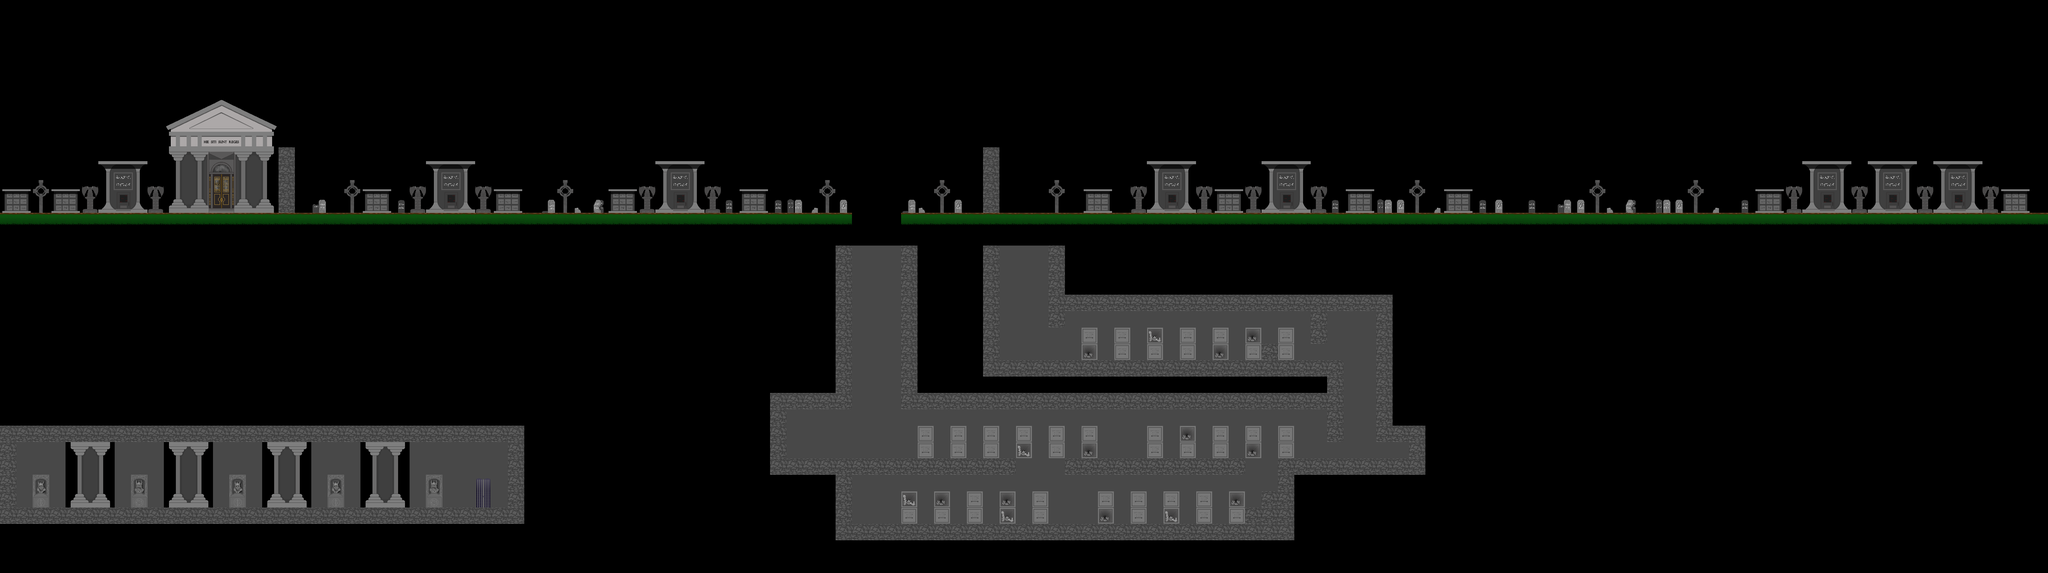

This is a level from a 2D game, rendered from its Tiled map with the project's own tilesets. A one-line summary and the map file follow, with tile-layer data summarised:
An orthogonal 125x35 tile map with 64x64 px tiles, 2 tile layers (derriere, solides), 1 hidden layer not drawn and 91 objects (escalier, checkPoint4, checkPoint3, checkPoint1, checkPoint2, ...).

<map version="1.4" tiledversion="1.4.3" orientation="orthogonal" renderorder="right-down" width="125" height="35" tilewidth="64" tileheight="64" infinite="0" nextlayerid="21" nextobjectid="124">
 <tileset firstgid="1" name="tableauTiledTilesetCimetiere2" tilewidth="64" tileheight="64" tilecount="147" columns="21">
  <image source="tableauTiledTilesetCimetiere2.png" width="1344" height="448" />
  <tile id="0">
   <properties>
    <property name="collides" type="bool" value="true" />
   </properties>
  </tile>
  <tile id="1">
   <properties>
    <property name="collides" type="bool" value="false" />
   </properties>
  </tile>
  <tile id="2">
   <properties>
    <property name="collides" type="bool" value="false" />
   </properties>
  </tile>
  <tile id="3">
   <properties>
    <property name="collides" type="bool" value="false" />
   </properties>
  </tile>
  <tile id="4">
   <properties>
    <property name="collides" type="bool" value="false" />
   </properties>
  </tile>
  <tile id="5">
   <properties>
    <property name="collides" type="bool" value="true" />
   </properties>
  </tile>
  <tile id="6">
   <properties>
    <property name="collides" type="bool" value="true" />
   </properties>
  </tile>
  <tile id="7">
   <properties>
    <property name="collides" type="bool" value="false" />
   </properties>
  </tile>
  <tile id="8">
   <properties>
    <property name="collides" type="bool" value="false" />
   </properties>
  </tile>
  <tile id="9">
   <properties>
    <property name="collides" type="bool" value="false" />
   </properties>
  </tile>
  <tile id="10">
   <properties>
    <property name="collides" type="bool" value="true" />
   </properties>
  </tile>
  <tile id="11">
   <properties>
    <property name="collides" type="bool" value="true" />
   </properties>
  </tile>
  <tile id="12">
   <properties>
    <property name="collides" type="bool" value="false" />
   </properties>
  </tile>
  <tile id="13">
   <properties>
    <property name="collides" type="bool" value="false" />
   </properties>
  </tile>
  <tile id="14">
   <properties>
    <property name="collides" type="bool" value="false" />
   </properties>
  </tile>
  <tile id="15">
   <properties>
    <property name="collides" type="bool" value="false" />
   </properties>
  </tile>
  <tile id="16">
   <properties>
    <property name="collides" type="bool" value="false" />
   </properties>
  </tile>
  <tile id="17">
   <properties>
    <property name="collides" type="bool" value="false" />
   </properties>
  </tile>
  <tile id="18">
   <properties>
    <property name="collides" type="bool" value="false" />
   </properties>
  </tile>
  <tile id="21">
   <properties>
    <property name="collides" type="bool" value="false" />
   </properties>
  </tile>
  <tile id="22">
   <properties>
    <property name="collides" type="bool" value="false" />
   </properties>
  </tile>
  <tile id="23">
   <properties>
    <property name="collides" type="bool" value="false" />
   </properties>
  </tile>
  <tile id="24">
   <properties>
    <property name="collides" type="bool" value="false" />
   </properties>
  </tile>
  <tile id="25">
   <properties>
    <property name="collides" type="bool" value="false" />
   </properties>
  </tile>
  <tile id="26">
   <properties>
    <property name="collides" type="bool" value="false" />
   </properties>
  </tile>
  <tile id="27">
   <properties>
    <property name="collides" type="bool" value="false" />
   </properties>
  </tile>
  <tile id="28">
   <properties>
    <property name="collides" type="bool" value="false" />
   </properties>
  </tile>
  <tile id="29">
   <properties>
    <property name="collides" type="bool" value="false" />
   </properties>
  </tile>
  <tile id="30">
   <properties>
    <property name="collides" type="bool" value="false" />
   </properties>
  </tile>
  <tile id="31">
   <properties>
    <property name="collides" type="bool" value="true" />
   </properties>
  </tile>
  <tile id="32">
   <properties>
    <property name="collides" type="bool" value="true" />
   </properties>
  </tile>
  <tile id="33">
   <properties>
    <property name="collides" type="bool" value="false" />
   </properties>
  </tile>
  <tile id="34">
   <properties>
    <property name="collides" type="bool" value="false" />
   </properties>
  </tile>
  <tile id="35">
   <properties>
    <property name="collides" type="bool" value="false" />
   </properties>
  </tile>
  <tile id="36">
   <properties>
    <property name="collides" type="bool" value="false" />
   </properties>
  </tile>
  <tile id="37">
   <properties>
    <property name="collides" type="bool" value="false" />
   </properties>
  </tile>
  <tile id="38">
   <properties>
    <property name="collides" type="bool" value="false" />
   </properties>
  </tile>
  <tile id="39">
   <properties>
    <property name="collides" type="bool" value="false" />
   </properties>
  </tile>
  <tile id="42">
   <properties>
    <property name="collides" type="bool" value="false" />
   </properties>
  </tile>
  <tile id="43">
   <properties>
    <property name="collides" type="bool" value="false" />
   </properties>
  </tile>
  <tile id="44">
   <properties>
    <property name="collides" type="bool" value="false" />
   </properties>
  </tile>
  <tile id="45">
   <properties>
    <property name="collides" type="bool" value="false" />
   </properties>
  </tile>
  <tile id="46">
   <properties>
    <property name="collides" type="bool" value="false" />
   </properties>
  </tile>
  <tile id="47">
   <properties>
    <property name="collides" type="bool" value="true" />
   </properties>
  </tile>
  <tile id="48">
   <properties>
    <property name="collides" type="bool" value="false" />
   </properties>
  </tile>
  <tile id="49">
   <properties>
    <property name="collides" type="bool" value="false" />
   </properties>
  </tile>
  <tile id="50">
   <properties>
    <property name="collides" type="bool" value="false" />
   </properties>
  </tile>
  <tile id="51">
   <properties>
    <property name="collides" type="bool" value="false" />
   </properties>
  </tile>
  <tile id="52">
   <properties>
    <property name="collides" type="bool" value="false" />
   </properties>
  </tile>
  <tile id="53">
   <properties>
    <property name="collides" type="bool" value="false" />
   </properties>
  </tile>
  <tile id="54">
   <properties>
    <property name="collides" type="bool" value="false" />
   </properties>
  </tile>
  <tile id="55">
   <properties>
    <property name="collides" type="bool" value="false" />
   </properties>
  </tile>
  <tile id="56">
   <properties>
    <property name="collides" type="bool" value="false" />
   </properties>
  </tile>
  <tile id="57">
   <properties>
    <property name="collides" type="bool" value="false" />
   </properties>
  </tile>
  <tile id="58">
   <properties>
    <property name="collides" type="bool" value="false" />
   </properties>
  </tile>
  <tile id="59">
   <properties>
    <property name="collides" type="bool" value="false" />
   </properties>
  </tile>
  <tile id="60">
   <properties>
    <property name="collides" type="bool" value="false" />
   </properties>
  </tile>
  <tile id="63">
   <properties>
    <property name="collides" type="bool" value="false" />
   </properties>
  </tile>
  <tile id="64">
   <properties>
    <property name="collides" type="bool" value="false" />
   </properties>
  </tile>
  <tile id="65">
   <properties>
    <property name="collides" type="bool" value="false" />
   </properties>
  </tile>
  <tile id="66">
   <properties>
    <property name="collides" type="bool" value="false" />
   </properties>
  </tile>
  <tile id="67">
   <properties>
    <property name="collides" type="bool" value="false" />
   </properties>
  </tile>
  <tile id="68">
   <properties>
    <property name="collides" type="bool" value="true" />
   </properties>
  </tile>
  <tile id="69">
   <properties>
    <property name="collides" type="bool" value="true" />
   </properties>
  </tile>
  <tile id="70">
   <properties>
    <property name="collides" type="bool" value="true" />
   </properties>
  </tile>
  <tile id="71">
   <properties>
    <property name="collides" type="bool" value="true" />
   </properties>
  </tile>
  <tile id="72">
   <properties>
    <property name="collides" type="bool" value="true" />
   </properties>
  </tile>
  <tile id="73">
   <properties>
    <property name="collides" type="bool" value="true" />
   </properties>
  </tile>
  <tile id="74">
   <properties>
    <property name="collides" type="bool" value="false" />
   </properties>
  </tile>
  <tile id="75">
   <properties>
    <property name="collides" type="bool" value="false" />
   </properties>
  </tile>
  <tile id="76">
   <properties>
    <property name="collides" type="bool" value="false" />
   </properties>
  </tile>
  <tile id="77">
   <properties>
    <property name="collides" type="bool" value="false" />
   </properties>
  </tile>
  <tile id="78">
   <properties>
    <property name="collides" type="bool" value="false" />
   </properties>
  </tile>
  <tile id="79">
   <properties>
    <property name="collides" type="bool" value="false" />
   </properties>
  </tile>
  <tile id="80">
   <properties>
    <property name="collides" type="bool" value="false" />
   </properties>
  </tile>
  <tile id="81">
   <properties>
    <property name="collides" type="bool" value="false" />
   </properties>
  </tile>
  <tile id="84">
   <properties>
    <property name="collides" type="bool" value="false" />
   </properties>
  </tile>
  <tile id="85">
   <properties>
    <property name="collides" type="bool" value="false" />
   </properties>
  </tile>
  <tile id="86">
   <properties>
    <property name="collides" type="bool" value="false" />
   </properties>
  </tile>
  <tile id="87">
   <properties>
    <property name="collides" type="bool" value="false" />
   </properties>
  </tile>
  <tile id="88">
   <properties>
    <property name="collides" type="bool" value="false" />
   </properties>
  </tile>
  <tile id="89">
   <properties>
    <property name="collides" type="bool" value="false" />
   </properties>
  </tile>
  <tile id="90">
   <properties>
    <property name="collides" type="bool" value="true" />
   </properties>
  </tile>
  <tile id="91">
   <properties>
    <property name="collides" type="bool" value="true" />
   </properties>
  </tile>
  <tile id="92">
   <properties>
    <property name="collides" type="bool" value="true" />
   </properties>
  </tile>
  <tile id="93">
   <properties>
    <property name="collides" type="bool" value="true" />
   </properties>
  </tile>
  <tile id="94">
   <properties>
    <property name="collides" type="bool" value="true" />
   </properties>
  </tile>
  <tile id="95">
   <properties>
    <property name="collides" type="bool" value="false" />
   </properties>
  </tile>
  <tile id="96">
   <properties>
    <property name="collides" type="bool" value="false" />
   </properties>
  </tile>
  <tile id="97">
   <properties>
    <property name="collides" type="bool" value="false" />
   </properties>
  </tile>
  <tile id="98">
   <properties>
    <property name="collides" type="bool" value="false" />
   </properties>
  </tile>
  <tile id="99">
   <properties>
    <property name="collides" type="bool" value="false" />
   </properties>
  </tile>
  <tile id="100">
   <properties>
    <property name="collides" type="bool" value="false" />
   </properties>
  </tile>
  <tile id="101">
   <properties>
    <property name="collides" type="bool" value="false" />
   </properties>
  </tile>
  <tile id="102">
   <properties>
    <property name="collides" type="bool" value="false" />
   </properties>
  </tile>
  <tile id="105">
   <properties>
    <property name="collides" type="bool" value="false" />
   </properties>
  </tile>
  <tile id="106">
   <properties>
    <property name="collides" type="bool" value="false" />
   </properties>
  </tile>
  <tile id="107">
   <properties>
    <property name="collides" type="bool" value="false" />
   </properties>
  </tile>
  <tile id="108">
   <properties>
    <property name="collides" type="bool" value="false" />
   </properties>
  </tile>
  <tile id="109">
   <properties>
    <property name="collides" type="bool" value="false" />
   </properties>
  </tile>
  <tile id="110">
   <properties>
    <property name="collides" type="bool" value="false" />
   </properties>
  </tile>
  <tile id="111">
   <properties>
    <property name="collides" type="bool" value="false" />
   </properties>
  </tile>
  <tile id="112">
   <properties>
    <property name="collides" type="bool" value="false" />
   </properties>
  </tile>
  <tile id="113">
   <properties>
    <property name="collides" type="bool" value="false" />
   </properties>
  </tile>
  <tile id="114">
   <properties>
    <property name="collides" type="bool" value="false" />
   </properties>
  </tile>
  <tile id="115">
   <properties>
    <property name="collides" type="bool" value="false" />
   </properties>
  </tile>
  <tile id="116">
   <properties>
    <property name="collides" type="bool" value="false" />
   </properties>
  </tile>
  <tile id="117">
   <properties>
    <property name="collides" type="bool" value="false" />
   </properties>
  </tile>
  <tile id="118">
   <properties>
    <property name="collides" type="bool" value="false" />
   </properties>
  </tile>
  <tile id="119">
   <properties>
    <property name="collides" type="bool" value="false" />
   </properties>
  </tile>
  <tile id="120">
   <properties>
    <property name="collides" type="bool" value="false" />
   </properties>
  </tile>
  <tile id="121">
   <properties>
    <property name="collides" type="bool" value="false" />
   </properties>
  </tile>
  <tile id="122">
   <properties>
    <property name="collides" type="bool" value="false" />
   </properties>
  </tile>
  <tile id="123">
   <properties>
    <property name="collides" type="bool" value="false" />
   </properties>
  </tile>
  <tile id="126">
   <properties>
    <property name="collides" type="bool" value="false" />
   </properties>
  </tile>
  <tile id="127">
   <properties>
    <property name="collides" type="bool" value="false" />
   </properties>
  </tile>
  <tile id="128">
   <properties>
    <property name="collides" type="bool" value="false" />
   </properties>
  </tile>
  <tile id="129">
   <properties>
    <property name="collides" type="bool" value="false" />
   </properties>
  </tile>
  <tile id="130">
   <properties>
    <property name="collides" type="bool" value="false" />
   </properties>
  </tile>
  <tile id="131">
   <properties>
    <property name="collides" type="bool" value="false" />
   </properties>
  </tile>
  <tile id="132">
   <properties>
    <property name="collides" type="bool" value="false" />
   </properties>
  </tile>
  <tile id="133">
   <properties>
    <property name="collides" type="bool" value="false" />
   </properties>
  </tile>
  <tile id="134">
   <properties>
    <property name="collides" type="bool" value="false" />
   </properties>
  </tile>
  <tile id="135">
   <properties>
    <property name="collides" type="bool" value="false" />
   </properties>
  </tile>
  <tile id="136">
   <properties>
    <property name="collides" type="bool" value="false" />
   </properties>
  </tile>
  <tile id="137">
   <properties>
    <property name="collides" type="bool" value="false" />
   </properties>
  </tile>
  <tile id="138">
   <properties>
    <property name="collides" type="bool" value="false" />
   </properties>
  </tile>
  <tile id="139">
   <properties>
    <property name="collides" type="bool" value="false" />
   </properties>
  </tile>
  <tile id="140">
   <properties>
    <property name="collides" type="bool" value="false" />
   </properties>
  </tile>
  <tile id="141">
   <properties>
    <property name="collides" type="bool" value="false" />
   </properties>
  </tile>
  <tile id="142">
   <properties>
    <property name="collides" type="bool" value="false" />
   </properties>
  </tile>
  <tile id="143">
   <properties>
    <property name="collides" type="bool" value="false" />
   </properties>
  </tile>
  <tile id="144">
   <properties>
    <property name="collides" type="bool" value="false" />
   </properties>
  </tile>
 </tileset>
 <layer id="3" name="devant" width="125" height="35" visible="0">
  <data>[4375 cells, 0 non-empty, 0 distinct tile ids]</data>
 </layer>
 <layer id="2" name="derriere" width="125" height="35">
  <data>[4375 cells, 2724 non-empty, 88 distinct tile ids]</data>
 </layer>
 <layer id="1" name="solides" width="125" height="35">
  <properties>
   <property name="collides" type="bool" value="false" />
  </properties>
  <data>[4375 cells, 399 non-empty, 3 distinct tile ids]</data>
 </layer>
 <objectgroup id="17" name="escaliers">
  <object id="108" name="escalier" gid="69" x="1856" y="1984" width="64" height="64" />
 </objectgroup>
 <objectgroup id="4" name="stars">
  <object id="16" gid="70" x="896" y="1984" width="64" height="64" />
  <object id="19" gid="70" x="832" y="512" width="64" height="64" />
  <object id="22" gid="70" x="1439.5" y="823.5" width="64" height="64" />
  <object id="24" gid="70" x="2398.5" y="815" width="64" height="64" />
  <object id="27" gid="70" x="34" y="822" width="64" height="64" />
  <object id="28" gid="70" x="4766" y="822" width="64" height="64" />
  <object id="29" gid="70" x="5670" y="822" width="64" height="64" />
  <object id="30" gid="70" x="7842" y="820" width="64" height="64" />
  <object id="31" gid="70" x="1952" y="824" width="64" height="64" />
  <object id="32" gid="70" x="2912" y="818" width="64" height="64" />
  <object id="37" gid="70" x="7360" y="576" width="64" height="64" />
  <object id="38" gid="70" x="4544" y="2048" width="64" height="64" />
  <object id="39" gid="70" x="4288" y="2048" width="64" height="64" />
  <object id="40" gid="70" x="3904" y="2048" width="64" height="64" />
  <object id="41" gid="70" x="3968" y="1792" width="64" height="64" />
  <object id="42" gid="70" x="4224" y="1792" width="64" height="64" />
  <object id="43" gid="70" x="4864" y="1792" width="64" height="64" />
  <object id="45" gid="70" x="4224" y="1408" width="64" height="64" />
  <object id="46" gid="70" x="4736" y="1408" width="64" height="64" />
  <object id="47" gid="70" x="3648" y="2048" width="64" height="64" />
  <object id="48" gid="70" x="3520" y="2048" width="64" height="64" />
  <object id="49" gid="70" x="4608" y="1792" width="64" height="64" />
  <object id="50" gid="70" x="4800" y="2048" width="64" height="64" />
  <object id="51" gid="70" x="4480" y="1408" width="64" height="64" />
  <object id="52" gid="70" x="4864" y="1408" width="64" height="64" />
  <object id="110" gid="70" x="1280" y="1984" width="64" height="64" />
 </objectgroup>
 <objectgroup id="5" name="checkPoints">
  <object id="102" name="checkPoint4" gid="96" x="6592" y="832" width="64" height="64" />
  </objectgroup>
 <objectgroup id="6" name="flyingMonsters">
  <!-- 4 objects omitted --></objectgroup>
 <objectgroup id="7" name="zombies">
  <!-- 8 objects omitted --></objectgroup>
 <objectgroup id="20" name="bougies">
  <!-- 9 objects omitted --></objectgroup>
 <objectgroup id="8" name="torches" />
 <objectgroup id="9" name="aurore" />
 <objectgroup id="16" name="rocheQuiRoule">
  <!-- 2 objects omitted --></objectgroup>
 <objectgroup id="10" name="vase">
  <!-- 20 objects omitted --></objectgroup>
 <objectgroup id="18" name="solFragilePierre">
  <!-- 3 objects omitted --></objectgroup>
 <objectgroup id="15" name="solFragile">
  <!-- 3 objects omitted --></objectgroup>
 <objectgroup id="11" name="bossSpectre">
  <!-- 1 objects omitted --></objectgroup>
 <objectgroup id="12" name="sacdos" />
 <objectgroup id="13" name="spectres" />
 <objectgroup id="14" name="squelettes">
  <!-- 10 objects omitted --></objectgroup>
</map>
<!-- 63 of 91 objects omitted -->
